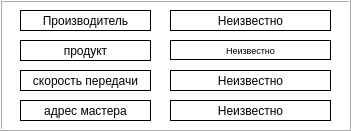
   <widget class="QFrame" name="frame_3">
    <property name="geometry">
     <rect>
      <x>400</x>
      <y>10</y>
      <width>351</width>
      <height>131</height>
     </rect>
    </property>
    <property name="styleSheet">
     <string notr="true">background-color: rgb(255, 255, 255);</string>
    </property>
    <property name="frameShape">
     <enum>QFrame::Box</enum>
    </property>
    <property name="frameShadow">
     <enum>QFrame::Raised</enum>
    </property>
    <widget class="QLabel" name="labelAddress">
     <property name="geometry">
      <rect>
       <x>170</x>
       <y>100</y>
       <width>161</width>
       <height>21</height>
      </rect>
     </property>
     <property name="frameShape">
      <enum>QFrame::Panel</enum>
     </property>
     <property name="text">
      <string>Неизвестно</string>
     </property>
     <property name="alignment">
      <set>Qt::AlignCenter</set>
     </property>
    </widget>
    <widget class="QLabel" name="labelManufactur">
     <property name="geometry">
      <rect>
       <x>170</x>
       <y>10</y>
       <width>161</width>
       <height>21</height>
      </rect>
     </property>
     <property name="frameShape">
      <enum>QFrame::Panel</enum>
     </property>
     <property name="text">
      <string>Неизвестно</string>
     </property>
     <property name="alignment">
      <set>Qt::AlignCenter</set>
     </property>
    </widget>
    <widget class="QLabel" name="label_10">
     <property name="geometry">
      <rect>
       <x>20</x>
       <y>100</y>
       <width>131</width>
       <height>21</height>
      </rect>
     </property>
     <property name="frameShape">
      <enum>QFrame::Panel</enum>
     </property>
     <property name="text">
      <string>адрес мастера</string>
     </property>
     <property name="alignment">
      <set>Qt::AlignCenter</set>
     </property>
    </widget>
    <widget class="QLabel" name="label_6">
     <property name="geometry">
      <rect>
       <x>20</x>
       <y>40</y>
       <width>131</width>
       <height>21</height>
      </rect>
     </property>
     <property name="frameShape">
      <enum>QFrame::Panel</enum>
     </property>
     <property name="text">
      <string>продукт</string>
     </property>
     <property name="alignment">
      <set>Qt::AlignCenter</set>
     </property>
    </widget>
    <widget class="QLabel" name="labelSpeed">
     <property name="geometry">
      <rect>
       <x>170</x>
       <y>70</y>
       <width>161</width>
       <height>21</height>
      </rect>
     </property>
     <property name="frameShape">
      <enum>QFrame::Panel</enum>
     </property>
     <property name="text">
      <string>Неизвестно</string>
     </property>
     <property name="alignment">
      <set>Qt::AlignCenter</set>
     </property>
     <property name="wordWrap">
      <bool>true</bool>
     </property>
    </widget>
    <widget class="QLabel" name="label_9">
     <property name="geometry">
      <rect>
       <x>20</x>
       <y>70</y>
       <width>131</width>
       <height>21</height>
      </rect>
     </property>
     <property name="frameShape">
      <enum>QFrame::Panel</enum>
     </property>
     <property name="text">
      <string>скорость передачи</string>
     </property>
     <property name="alignment">
      <set>Qt::AlignCenter</set>
     </property>
    </widget>
    <widget class="QLabel" name="label">
     <property name="geometry">
      <rect>
       <x>20</x>
       <y>10</y>
       <width>131</width>
       <height>21</height>
      </rect>
     </property>
     <property name="autoFillBackground">
      <bool>false</bool>
     </property>
     <property name="frameShape">
      <enum>QFrame::Panel</enum>
     </property>
     <property name="text">
      <string>Производитель</string>
     </property>
     <property name="alignment">
      <set>Qt::AlignCenter</set>
     </property>
    </widget>
    <widget class="QLabel" name="labelProduct">
     <property name="geometry">
      <rect>
       <x>170</x>
       <y>40</y>
       <width>161</width>
       <height>20</height>
      </rect>
     </property>
     <property name="font">
      <font>
       <pointsize>7</pointsize>
      </font>
     </property>
     <property name="frameShape">
      <enum>QFrame::Panel</enum>
     </property>
     <property name="text">
      <string>Неизвестно</string>
     </property>
     <property name="alignment">
      <set>Qt::AlignCenter</set>
     </property>
     <property name="wordWrap">
      <bool>true</bool>
     </property>
    </widget>
   </widget>
